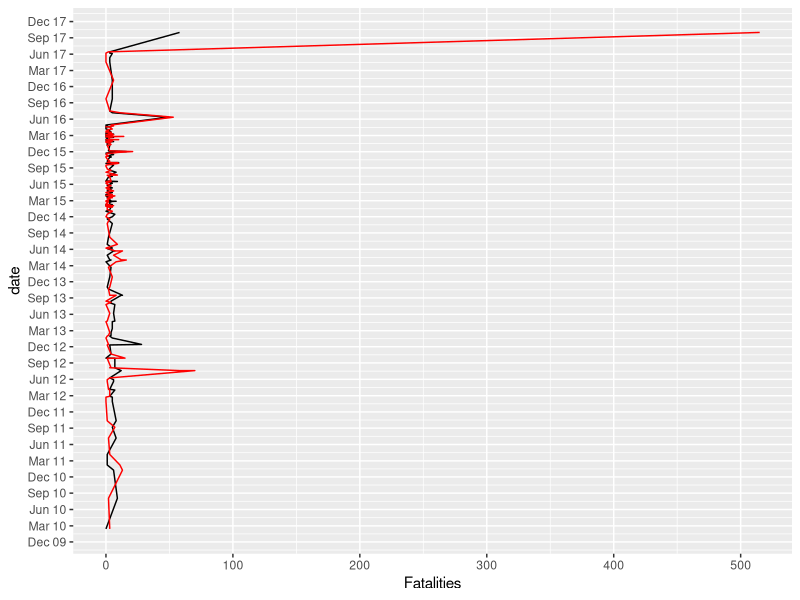

The R source for this figure:
#------------

library(dplyr)
library(ggplot2)
library(stringr)
library(lubridate)
#import libraries

#------------------

MSD <- read.csv("Mass Shootings Dataset.csv")
#import data

colnames(MSD)
#look at column names

df<-MSD%>%
  mutate(date = mdy(Date))%>%
  filter(date >= "2010-01-01")
#create a date using lubridate

ggplot()+
  geom_line(data = df, aes(x = date, y = Fatalities))+
  geom_line(data = df, aes(x = date, y = Injured), color = "red")+
  scale_x_date(date_breaks = "3 months", date_labels = "%b %y")+
  coord_flip()
#show deaths and injuries from mass shootings from 2010